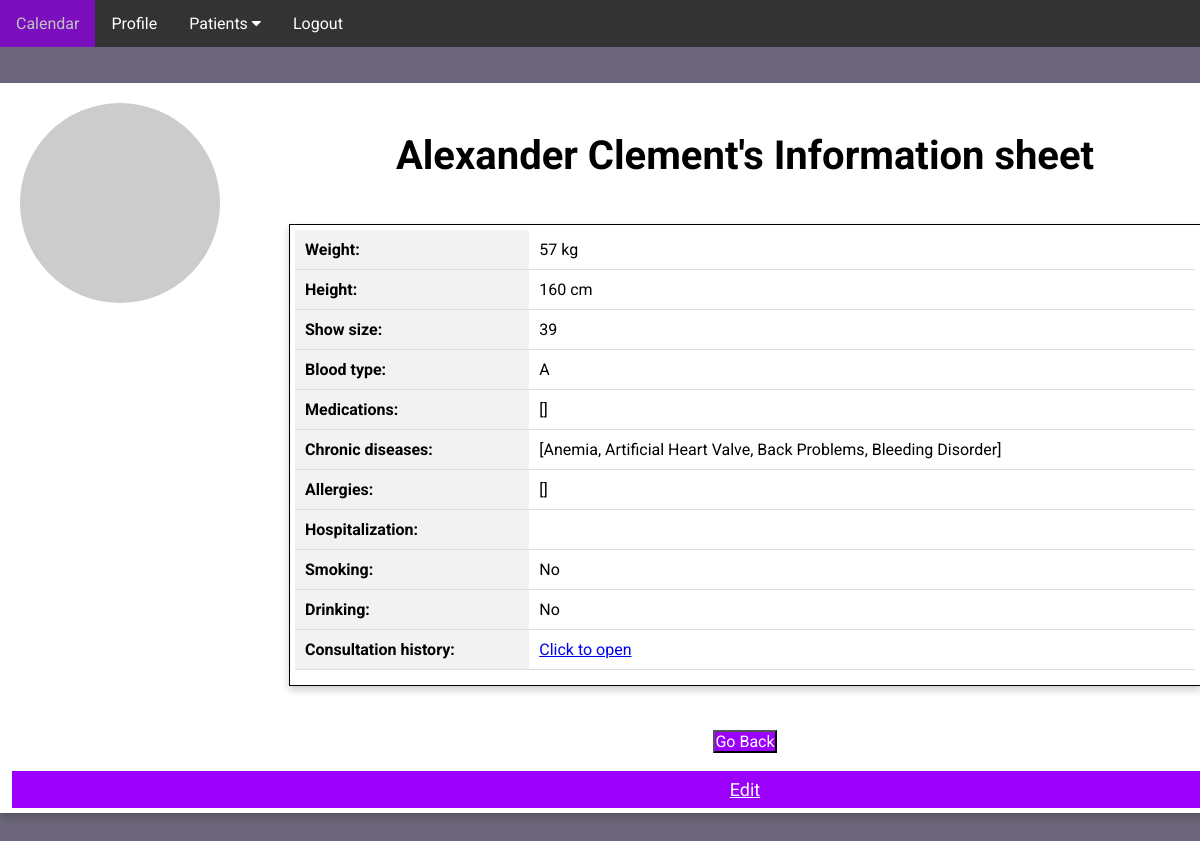
The page /patient-information-sheet/3 (signed in) on the database its author committed.
### app/domain/entities.py (models this page shows, shortened)
class Patient(db.Model):
    __tablename__ = "patient"
    id = db.Column(db.Integer, primary_key=True)
    username = db.Column(db.String(64), index=True, unique=True)
    first_name = db.Column(db.String(64), index=True)
    last_name = db.Column(db.String(64), index=True)
    phone_number = db.Column(db.Integer, index=True, unique=True)
    email = db.Column(db.String(128), index=True, unique=True)
    address = db.Column(db.String(256), index=True)
    postalcode = db.Column(db.String(256), index=True)
    city = db.Column(db.String(256), index=True)
    state = db.Column(db.String(256), index=True)
    passport_id = db.Column(db.String(16), index=True, unique=True)
    birth_date = db.Column(db.String(128), index=True)
    marital_status = db.Column(db.String(16), index=True)
    gender = db.Column(db.String(8), index=True)
    occupation = db.Column(db.String(256), index=True)
    invite_code = db.relationship('InviteCode', backref='patient')
    password_hash = db.Column(db.String(256), index=True, unique=False)
    doctor_id = db.Column(db.Integer, db.ForeignKey('doctor.id'))
    transfer = db.Column(db.Integer, index=True)
    profile_picture = db.Column(db.String(256))
    consultations = db.relationship('Consultation', backref='patient')
    information_sheet = db.relationship('InformationSheet', backref='patient')
    given_rating = db.Column(db.Integer, index=True)
    def avatar(self, size):
        digest = md5(self.email.lower().encode('utf-8')).hexdigest()
        return 'https://www.gravatar.com/avatar/{}?d=identicon&s={}'.format(
            digest, size)

class InformationSheet(db.Model):
    __tablename__ = "information_sheet"
    id = db.Column(db.Integer, primary_key=True)
    patient_id = db.Column(db.Integer, db.ForeignKey('patient.id'))
    weight = db.Column(db.Integer, index=True)
    height = db.Column(db.Integer, index=True)
    shoe_size = db.Column(db.Integer, index=True)
    blood_type = db.Column(db.String(256), index=True)
    smoking = db.Column(db.Integer, index=True)
    drinking = db.Column(db.Integer, index=True)
    medical_history = db.relationship('ChronicDisease', secondary=information_sheet_chronic_disease, backref='patients')
    medications = db.relationship('Drug', backref='patient')
    allergies = db.relationship('Allergy', secondary=information_sheet_allergy, backref='patients')
    @property
    def get_smoking(self):
        if self.smoking == 1:
            return "Yes"
        return "No"
    @property
    def get_drinking(self):
        if self.drinking == 1:
            return "Yes"
        return "No"

class ChronicDisease(db.Model):
    __tablename__ = "chronic_disease"
    id = db.Column(db.Integer, primary_key=True)
    name = db.Column(db.String(256), index=True)
    def __repr__(self):
        return f'{self.name}'

### app/ui/ui.py (the view)
    @staticmethod
    @app.route('/patient-information-sheet/<patient_id>')
    def patient_information_sheet(patient_id):
        if "doctor" not in service.session:
            return redirect(url_for('home'))
        patient = service.get_patient_by_id(patient_id)
        information_sheet = service.get_information_sheet_by_patient_id(patient_id)
        return render_template('patient-information-sheet.html', patient=patient, information_sheet=information_sheet)

### app/repository/database.py (called while the page is built)
    def find_patient_by_id(self, patient_id):
        patient = self.db.session.get(Patient, patient_id)
        if patient is None:
            raise ValueError("Patient not found")
        return patient

### app/service/service.py (called while the page is built)
    def get_patient_by_id(self, patient_id):
        return self.db.find_patient_by_id(patient_id)

    def get_information_sheet_by_patient_id(self, patient_id):
        patient = self.db.find_patient_by_id(patient_id)
        if patient is None:
            raise ValueError("Patient not found")
        for sheet in patient.information_sheet:
            if sheet.patient_id == patient.id:
                return sheet

### app/ui/ui.py (called while the page is built)
    @staticmethod
    @app.before_request
    def before_request():
        flask.session.permanent = True
        app.permanent_session_lifetime = datetime.timedelta(minutes=5)
        flask.session.modified = True

### app/templates/patient-information-sheet.html (shortened to what this page needs)
<!DOCTYPE html>
<html lang="en">
<head>
    <link rel="stylesheet" href="../static/main-style.css">
    <link rel="stylesheet" href="https://cdnjs.cloudflare.com/ajax/libs/font-awesome/4.7.0/css/font-awesome.min.css">
</head>
<body>
    <section class="header">
             <div class="navbar">
                <a href="/medic-home">Calendar</a>
                <a href="/medic-profile">Profile</a>
                <div class="dropdown">
                    <button class="dropbtn">Patients
                        <i class="fa fa-caret-down"></i>
                    </button>
                </div>
                <a href="{{ url_for('logout') }}">Logout</a>
            </div>
            <div class="main-box">
                {% if patient.profile_picture==None %}
                    <img src="{{ patient.avatar(128) }}" class="profile-img" alt="{{ patient.username }}">
                {% else %}
                    <img src="../static/files/profile_picture_patient/{{patient.profile_picture}}" class="profile-img" alt="{{ patient.username }}">
                {% endif %}
                  <h1 class="name">{{patient.first_name}} {{patient.last_name}}'s Information sheet</h1>
                  <div class="profile-box">
                    <table class="medic-table">
                        <tr>
                            <th>Weight:</th>
                            <td>{{ information_sheet.weight }} kg</td>
                        </tr>
                        <tr>
                            <th>Height:</th>
                            <td>{{ information_sheet.height }} cm</td>
                        </tr>
                        <tr>
                            <th>Show size:</th>
                            <td>{{ information_sheet.shoe_size }}</td>
                        </tr>
                        <tr>
                            <th>Blood type:</th>
                            <td>{{ information_sheet.blood_type }}</td>
                        </tr>
                        <tr>
                            <th>Medications:</th>
                            <td>{{ information_sheet.medications }}</td>
                        </tr>
                        <tr>
                            <th>Chronic diseases:</th>
                            <td>{{ information_sheet.medical_history }}</td>
                        </tr>
                        <tr>
                            <th>Allergies:</th>
                            <td>{{ information_sheet.allergies }}</td>
                        </tr>
                        <tr>
                            <th>Hospitalization:</th>
                            <td>{{ information_sheet.hospitalization }}</td>
                        </tr>
                        <tr>
                            <th>Smoking:</th>
                            <td>{{ information_sheet.get_smoking }}</td>
                        </tr>
                        <tr>
                            <th>Drinking:</th>
                            <td>{{ information_sheet.get_drinking }}</td>
                        </tr>
                        <tr>
                            <th>Consultation history:</th>
                            <td><a href="{{ url_for('patient_consultation_history', patient_id=patient.id)}}">Click to open</a></td>
                        </tr>
                    </table>
                  </div>
                  <p>
                 <button class="back-in-btn" onclick="window.history.back()">Go Back</button>
                   <a href="{{ url_for('edit_information_sheet_1', patient_id=patient.id) }}" class="contact-btn">Edit</a></p>
            </div>
    </section>
</body>
</html>

### app/static/main-style.css (style rules this page uses)
* { margin: 0; padding: 0; font-family: 'Roboto', sans-serif; }
.header { min-height: 100vh; width: 100%; background-color:#6b667a; background-position: center; background-size: cover; position: relative; overflow: auto; }
.navbar { overflow: auto; background-color: #333; font-family: Arial; }
.navbar a { left: 80px; float: left; font-size: 16px; color: white; text-align: center; padding: 14px 16px; text-decoration: none; }
.dropdown { float: left; overflow: hidden; }
.dropdown .dropbtn { font-size: 16px; border: none; outline: none; color: white; padding: 14px 16px; background-color: inherit; font-family: inherit; margin: 0; }
.main-box { box-shadow: 0 4px 8px 0 rgba(0, 0, 0, 0.2); width: 1480px; height: 720px; position: relative; margin: 3% auto; background: #fff; padding: 5px; text-align: center; }
.name { margin: 3% auto; font-size: 40px; }
.contact-btn { position: relative; top: 18px; border: none; outline: 0; display: inline-block; padding: 8px; color: white; background-color: #9A00FA; text-align: center; cursor: pointer; width: 98%; font-size: 18px; }
.profile-img { width: 200px; position: absolute; top: 20px; left: 20px; border-radius: 50%; }
.profile-box { width: 900px; height: 450px; border: 1px solid #000; box-shadow: 0 4px 8px 0 rgba(0, 0, 0, 0.2); position: relative; margin: 3% auto; background: #fff; padding: 5px; overflow: auto; text-align: center; }
.medic-table { width: 100%; border-collapse: collapse; margin-bottom: 20px; }
.medic-table th, .medic-table td { padding: 10px; text-align: left; border-bottom: 1px solid #ddd; }
.medic-table th { background-color: #f2f2f2; font-weight: bold; }
.back-in-btn { color: #fff; background-color: #9A00FA; font-size: 16px; }

### rows shown on the page
Patient: first_name "Alexander", last_name "Clement"
InformationSheet: weight "57", height "160", shoe_size "39", blood_type "A", get_smoking "No", get_drinking "No"
ChronicDisease: medical_history "[Anemia, Artificial Heart Valve, Back Problems, Bleeding Disorder]"

### other values the page prints
{{ information_sheet.medications }} "[]"
{{ information_sheet.allergies }} "[]"
